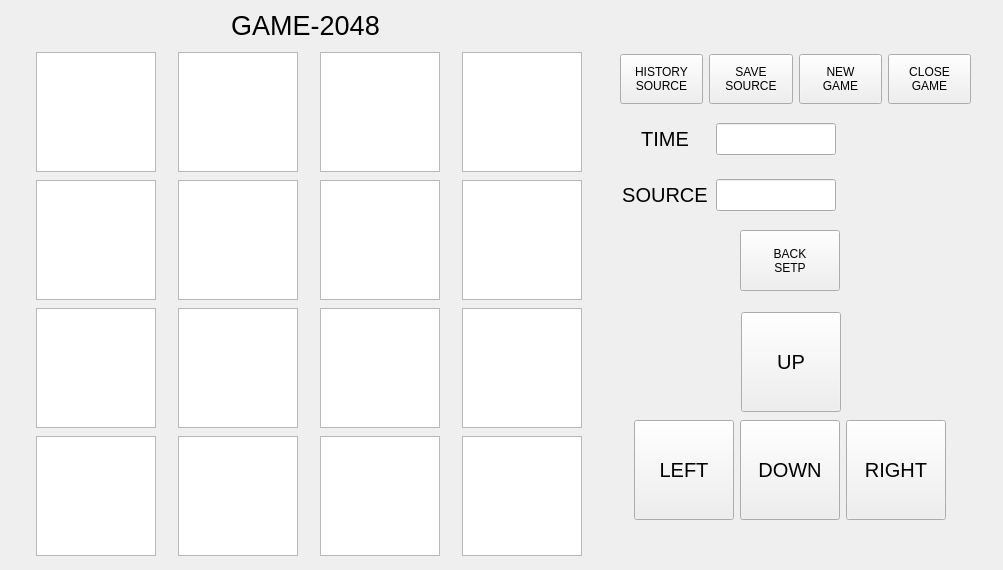
<?xml version="1.0" encoding="UTF-8"?>
<ui version="4.0">
 <class>MainWindow</class>
 <widget class="QMainWindow" name="MainWindow">
  <property name="geometry">
   <rect>
    <x>0</x>
    <y>0</y>
    <width>1003</width>
    <height>570</height>
   </rect>
  </property>
  <property name="font">
   <font>
    <pointsize>9</pointsize>
   </font>
  </property>
  <property name="focusPolicy">
   <enum>Qt::NoFocus</enum>
  </property>
  <property name="windowTitle">
   <string>MainWindow</string>
  </property>
  <widget class="QWidget" name="centralwidget">
   <widget class="QWidget" name="verticalLayoutWidget">
    <property name="geometry">
     <rect>
      <x>20</x>
      <y>50</y>
      <width>581</width>
      <height>511</height>
     </rect>
    </property>
    <layout class="QVBoxLayout" name="verticalLayout">
     <item>
      <layout class="QHBoxLayout" name="horizontalLayout_1">
       <item>
        <widget class="QTextEdit" name="num00">
         <property name="minimumSize">
          <size>
           <width>120</width>
           <height>120</height>
          </size>
         </property>
         <property name="maximumSize">
          <size>
           <width>120</width>
           <height>120</height>
          </size>
         </property>
         <property name="font">
          <font>
           <pointsize>30</pointsize>
          </font>
         </property>
         <property name="focusPolicy">
          <enum>Qt::StrongFocus</enum>
         </property>
         <property name="contextMenuPolicy">
          <enum>Qt::DefaultContextMenu</enum>
         </property>
         <property name="html">
          <string>&lt;!DOCTYPE HTML PUBLIC &quot;-//W3C//DTD HTML 4.0//EN&quot; &quot;http://www.w3.org/TR/REC-html40/strict.dtd&quot;&gt;
&lt;html&gt;&lt;head&gt;&lt;meta name=&quot;qrichtext&quot; content=&quot;1&quot; /&gt;&lt;style type=&quot;text/css&quot;&gt;
p, li { white-space: pre-wrap; }
&lt;/style&gt;&lt;/head&gt;&lt;body style=&quot; font-family:'SimSun'; font-size:30pt; font-weight:400; font-style:normal;&quot;&gt;
&lt;p style=&quot;-qt-paragraph-type:empty; margin-top:0px; margin-bottom:0px; margin-left:0px; margin-right:0px; -qt-block-indent:0; text-indent:0px; font-size:9pt;&quot;&gt;&lt;br /&gt;&lt;/p&gt;&lt;/body&gt;&lt;/html&gt;</string>
         </property>
        </widget>
       </item>
       <item>
        <widget class="QTextEdit" name="num01">
         <property name="minimumSize">
          <size>
           <width>120</width>
           <height>120</height>
          </size>
         </property>
         <property name="maximumSize">
          <size>
           <width>120</width>
           <height>120</height>
          </size>
         </property>
         <property name="font">
          <font>
           <pointsize>30</pointsize>
          </font>
         </property>
        </widget>
       </item>
       <item>
        <widget class="QTextEdit" name="num02">
         <property name="minimumSize">
          <size>
           <width>120</width>
           <height>120</height>
          </size>
         </property>
         <property name="maximumSize">
          <size>
           <width>120</width>
           <height>120</height>
          </size>
         </property>
         <property name="font">
          <font>
           <pointsize>30</pointsize>
          </font>
         </property>
        </widget>
       </item>
       <item>
        <widget class="QTextEdit" name="num03">
         <property name="minimumSize">
          <size>
           <width>120</width>
           <height>120</height>
          </size>
         </property>
         <property name="maximumSize">
          <size>
           <width>120</width>
           <height>120</height>
          </size>
         </property>
         <property name="font">
          <font>
           <pointsize>30</pointsize>
          </font>
         </property>
        </widget>
       </item>
      </layout>
     </item>
     <item>
      <layout class="QHBoxLayout" name="horizontalLayout_3">
       <item>
        <widget class="QTextEdit" name="num10">
         <property name="minimumSize">
          <size>
           <width>120</width>
           <height>120</height>
          </size>
         </property>
         <property name="maximumSize">
          <size>
           <width>120</width>
           <height>120</height>
          </size>
         </property>
         <property name="font">
          <font>
           <pointsize>30</pointsize>
          </font>
         </property>
        </widget>
       </item>
       <item>
        <widget class="QTextEdit" name="num11">
         <property name="minimumSize">
          <size>
           <width>120</width>
           <height>120</height>
          </size>
         </property>
         <property name="maximumSize">
          <size>
           <width>120</width>
           <height>120</height>
          </size>
         </property>
         <property name="font">
          <font>
           <pointsize>30</pointsize>
          </font>
         </property>
        </widget>
       </item>
       <item>
        <widget class="QTextEdit" name="num12">
         <property name="minimumSize">
          <size>
           <width>120</width>
           <height>120</height>
          </size>
         </property>
         <property name="maximumSize">
          <size>
           <width>120</width>
           <height>120</height>
          </size>
         </property>
         <property name="font">
          <font>
           <pointsize>30</pointsize>
          </font>
         </property>
        </widget>
       </item>
       <item>
        <widget class="QTextEdit" name="num13">
         <property name="minimumSize">
          <size>
           <width>120</width>
           <height>120</height>
          </size>
         </property>
         <property name="maximumSize">
          <size>
           <width>120</width>
           <height>120</height>
          </size>
         </property>
         <property name="font">
          <font>
           <pointsize>30</pointsize>
          </font>
         </property>
        </widget>
       </item>
      </layout>
     </item>
     <item>
      <layout class="QHBoxLayout" name="horizontalLayout_2">
       <item>
        <widget class="QTextEdit" name="num20">
         <property name="minimumSize">
          <size>
           <width>120</width>
           <height>120</height>
          </size>
         </property>
         <property name="maximumSize">
          <size>
           <width>120</width>
           <height>120</height>
          </size>
         </property>
         <property name="font">
          <font>
           <pointsize>30</pointsize>
          </font>
         </property>
        </widget>
       </item>
       <item>
        <widget class="QTextEdit" name="num21">
         <property name="minimumSize">
          <size>
           <width>120</width>
           <height>120</height>
          </size>
         </property>
         <property name="maximumSize">
          <size>
           <width>120</width>
           <height>120</height>
          </size>
         </property>
         <property name="font">
          <font>
           <pointsize>30</pointsize>
          </font>
         </property>
        </widget>
       </item>
       <item>
        <widget class="QTextEdit" name="num22">
         <property name="minimumSize">
          <size>
           <width>120</width>
           <height>120</height>
          </size>
         </property>
         <property name="maximumSize">
          <size>
           <width>120</width>
           <height>120</height>
          </size>
         </property>
         <property name="font">
          <font>
           <pointsize>30</pointsize>
          </font>
         </property>
        </widget>
       </item>
       <item>
        <widget class="QTextEdit" name="num23">
         <property name="minimumSize">
          <size>
           <width>120</width>
           <height>120</height>
          </size>
         </property>
         <property name="maximumSize">
          <size>
           <width>120</width>
           <height>120</height>
          </size>
         </property>
         <property name="font">
          <font>
           <pointsize>30</pointsize>
          </font>
         </property>
        </widget>
       </item>
      </layout>
     </item>
     <item>
      <layout class="QHBoxLayout" name="horizontalLayout_4">
       <item>
        <widget class="QTextEdit" name="num30">
         <property name="minimumSize">
          <size>
           <width>120</width>
           <height>120</height>
          </size>
         </property>
         <property name="maximumSize">
          <size>
           <width>120</width>
           <height>120</height>
          </size>
         </property>
         <property name="font">
          <font>
           <pointsize>30</pointsize>
          </font>
         </property>
        </widget>
       </item>
       <item>
        <widget class="QTextEdit" name="num31">
         <property name="minimumSize">
          <size>
           <width>120</width>
           <height>120</height>
          </size>
         </property>
         <property name="maximumSize">
          <size>
           <width>120</width>
           <height>120</height>
          </size>
         </property>
         <property name="font">
          <font>
           <pointsize>30</pointsize>
          </font>
         </property>
        </widget>
       </item>
       <item>
        <widget class="QTextEdit" name="num32">
         <property name="minimumSize">
          <size>
           <width>120</width>
           <height>120</height>
          </size>
         </property>
         <property name="maximumSize">
          <size>
           <width>120</width>
           <height>120</height>
          </size>
         </property>
         <property name="font">
          <font>
           <pointsize>30</pointsize>
          </font>
         </property>
        </widget>
       </item>
       <item>
        <widget class="QTextEdit" name="num33">
         <property name="minimumSize">
          <size>
           <width>120</width>
           <height>120</height>
          </size>
         </property>
         <property name="maximumSize">
          <size>
           <width>120</width>
           <height>120</height>
          </size>
         </property>
         <property name="font">
          <font>
           <pointsize>30</pointsize>
          </font>
         </property>
         <property name="html">
          <string>&lt;!DOCTYPE HTML PUBLIC &quot;-//W3C//DTD HTML 4.0//EN&quot; &quot;http://www.w3.org/TR/REC-html40/strict.dtd&quot;&gt;
&lt;html&gt;&lt;head&gt;&lt;meta name=&quot;qrichtext&quot; content=&quot;1&quot; /&gt;&lt;style type=&quot;text/css&quot;&gt;
p, li { white-space: pre-wrap; }
&lt;/style&gt;&lt;/head&gt;&lt;body style=&quot; font-family:'SimSun'; font-size:30pt; font-weight:400; font-style:normal;&quot;&gt;
&lt;p style=&quot;-qt-paragraph-type:empty; margin-top:0px; margin-bottom:0px; margin-left:0px; margin-right:0px; -qt-block-indent:0; text-indent:0px; font-size:9pt;&quot;&gt;&lt;br /&gt;&lt;/p&gt;&lt;/body&gt;&lt;/html&gt;</string>
         </property>
        </widget>
       </item>
      </layout>
     </item>
    </layout>
   </widget>
   <widget class="QLabel" name="titleLabel">
    <property name="geometry">
     <rect>
      <x>200</x>
      <y>10</y>
      <width>211</width>
      <height>31</height>
     </rect>
    </property>
    <property name="font">
     <font>
      <pointsize>20</pointsize>
     </font>
    </property>
    <property name="text">
     <string>GAME-2048</string>
    </property>
    <property name="alignment">
     <set>Qt::AlignCenter</set>
    </property>
   </widget>
   <widget class="QWidget" name="verticalLayoutWidget_2">
    <property name="geometry">
     <rect>
      <x>610</x>
      <y>310</y>
      <width>361</width>
      <height>213</height>
     </rect>
    </property>
    <layout class="QVBoxLayout" name="verticalLayout_2">
     <item>
      <layout class="QHBoxLayout" name="horizontalLayout_6">
       <item>
        <spacer name="horizontalSpacer">
         <property name="orientation">
          <enum>Qt::Horizontal</enum>
         </property>
         <property name="sizeHint" stdset="0">
          <size>
           <width>40</width>
           <height>20</height>
          </size>
         </property>
        </spacer>
       </item>
       <item>
        <widget class="QToolButton" name="buttonUp">
         <property name="minimumSize">
          <size>
           <width>100</width>
           <height>100</height>
          </size>
         </property>
         <property name="font">
          <font>
           <pointsize>15</pointsize>
          </font>
         </property>
         <property name="focusPolicy">
          <enum>Qt::StrongFocus</enum>
         </property>
         <property name="text">
          <string>UP</string>
         </property>
        </widget>
       </item>
       <item>
        <spacer name="horizontalSpacer_2">
         <property name="orientation">
          <enum>Qt::Horizontal</enum>
         </property>
         <property name="sizeHint" stdset="0">
          <size>
           <width>40</width>
           <height>20</height>
          </size>
         </property>
        </spacer>
       </item>
      </layout>
     </item>
     <item>
      <layout class="QHBoxLayout" name="horizontalLayout_5">
       <item>
        <spacer name="horizontalSpacer_3">
         <property name="orientation">
          <enum>Qt::Horizontal</enum>
         </property>
         <property name="sizeHint" stdset="0">
          <size>
           <width>40</width>
           <height>20</height>
          </size>
         </property>
        </spacer>
       </item>
       <item>
        <widget class="QToolButton" name="buttonLeft">
         <property name="minimumSize">
          <size>
           <width>100</width>
           <height>100</height>
          </size>
         </property>
         <property name="font">
          <font>
           <pointsize>15</pointsize>
          </font>
         </property>
         <property name="focusPolicy">
          <enum>Qt::StrongFocus</enum>
         </property>
         <property name="text">
          <string>LEFT</string>
         </property>
        </widget>
       </item>
       <item>
        <widget class="QToolButton" name="buttonDown">
         <property name="minimumSize">
          <size>
           <width>100</width>
           <height>100</height>
          </size>
         </property>
         <property name="font">
          <font>
           <pointsize>15</pointsize>
          </font>
         </property>
         <property name="focusPolicy">
          <enum>Qt::StrongFocus</enum>
         </property>
         <property name="text">
          <string>DOWN</string>
         </property>
        </widget>
       </item>
       <item>
        <widget class="QToolButton" name="buttonRight">
         <property name="minimumSize">
          <size>
           <width>100</width>
           <height>100</height>
          </size>
         </property>
         <property name="font">
          <font>
           <pointsize>15</pointsize>
          </font>
         </property>
         <property name="focusPolicy">
          <enum>Qt::StrongFocus</enum>
         </property>
         <property name="text">
          <string>RIGHT</string>
         </property>
        </widget>
       </item>
       <item>
        <spacer name="horizontalSpacer_4">
         <property name="orientation">
          <enum>Qt::Horizontal</enum>
         </property>
         <property name="sizeHint" stdset="0">
          <size>
           <width>40</width>
           <height>20</height>
          </size>
         </property>
        </spacer>
       </item>
      </layout>
     </item>
    </layout>
   </widget>
   <widget class="QWidget" name="verticalLayoutWidget_4">
    <property name="geometry">
     <rect>
      <x>620</x>
      <y>50</y>
      <width>351</width>
      <height>174</height>
     </rect>
    </property>
    <layout class="QVBoxLayout" name="verticalLayout_4">
     <item>
      <layout class="QHBoxLayout" name="horizontalLayout">
       <item>
        <widget class="QPushButton" name="buttonShowSource">
         <property name="minimumSize">
          <size>
           <width>70</width>
           <height>50</height>
          </size>
         </property>
         <property name="text">
          <string>HISTORY
SOURCE</string>
         </property>
        </widget>
       </item>
       <item>
        <widget class="QPushButton" name="buttonSaveSource">
         <property name="minimumSize">
          <size>
           <width>70</width>
           <height>50</height>
          </size>
         </property>
         <property name="text">
          <string>SAVE
SOURCE</string>
         </property>
        </widget>
       </item>
       <item>
        <widget class="QPushButton" name="buttonNewGame">
         <property name="minimumSize">
          <size>
           <width>70</width>
           <height>50</height>
          </size>
         </property>
         <property name="maximumSize">
          <size>
           <width>16777215</width>
           <height>16777215</height>
          </size>
         </property>
         <property name="font">
          <font>
           <pointsize>9</pointsize>
          </font>
         </property>
         <property name="text">
          <string>NEW
GAME</string>
         </property>
        </widget>
       </item>
       <item>
        <widget class="QPushButton" name="buttonCloseGame">
         <property name="minimumSize">
          <size>
           <width>70</width>
           <height>50</height>
          </size>
         </property>
         <property name="font">
          <font>
           <pointsize>9</pointsize>
          </font>
         </property>
         <property name="text">
          <string>CLOSE
GAME</string>
         </property>
        </widget>
       </item>
      </layout>
     </item>
     <item>
      <layout class="QVBoxLayout" name="verticalLayout_3">
       <item>
        <layout class="QHBoxLayout" name="horizontalLayout_7">
         <item>
          <widget class="QLabel" name="timeLabel">
           <property name="minimumSize">
            <size>
             <width>90</width>
             <height>50</height>
            </size>
           </property>
           <property name="font">
            <font>
             <pointsize>15</pointsize>
            </font>
           </property>
           <property name="text">
            <string>TIME</string>
           </property>
           <property name="alignment">
            <set>Qt::AlignCenter</set>
           </property>
          </widget>
         </item>
         <item>
          <widget class="QLineEdit" name="timeLineEdit">
           <property name="minimumSize">
            <size>
             <width>120</width>
             <height>0</height>
            </size>
           </property>
           <property name="maximumSize">
            <size>
             <width>120</width>
             <height>16777215</height>
            </size>
           </property>
           <property name="font">
            <font>
             <pointsize>15</pointsize>
            </font>
           </property>
           <property name="cursor">
            <cursorShape>IBeamCursor</cursorShape>
           </property>
           <property name="focusPolicy">
            <enum>Qt::StrongFocus</enum>
           </property>
          </widget>
         </item>
         <item>
          <spacer name="horizontalSpacer_5">
           <property name="orientation">
            <enum>Qt::Horizontal</enum>
           </property>
           <property name="sizeHint" stdset="0">
            <size>
             <width>40</width>
             <height>20</height>
            </size>
           </property>
          </spacer>
         </item>
        </layout>
       </item>
       <item>
        <layout class="QHBoxLayout" name="horizontalLayout_8">
         <item>
          <widget class="QLabel" name="sourceLabel">
           <property name="minimumSize">
            <size>
             <width>90</width>
             <height>50</height>
            </size>
           </property>
           <property name="font">
            <font>
             <pointsize>15</pointsize>
            </font>
           </property>
           <property name="text">
            <string>SOURCE</string>
           </property>
           <property name="alignment">
            <set>Qt::AlignCenter</set>
           </property>
          </widget>
         </item>
         <item>
          <widget class="QLineEdit" name="sourceLineEdit">
           <property name="minimumSize">
            <size>
             <width>120</width>
             <height>0</height>
            </size>
           </property>
           <property name="maximumSize">
            <size>
             <width>120</width>
             <height>16777215</height>
            </size>
           </property>
           <property name="font">
            <font>
             <pointsize>15</pointsize>
            </font>
           </property>
           <property name="cursor">
            <cursorShape>IBeamCursor</cursorShape>
           </property>
          </widget>
         </item>
         <item>
          <spacer name="horizontalSpacer_6">
           <property name="orientation">
            <enum>Qt::Horizontal</enum>
           </property>
           <property name="sizeHint" stdset="0">
            <size>
             <width>40</width>
             <height>20</height>
            </size>
           </property>
          </spacer>
         </item>
        </layout>
       </item>
      </layout>
     </item>
    </layout>
   </widget>
   <widget class="QPushButton" name="buttonBackStep">
    <property name="geometry">
     <rect>
      <x>740</x>
      <y>230</y>
      <width>100</width>
      <height>61</height>
     </rect>
    </property>
    <property name="text">
     <string>BACK
SETP</string>
    </property>
   </widget>
  </widget>
  <action name="actions">
   <property name="text">
    <string>s</string>
   </property>
  </action>
 </widget>
 <resources/>
 <connections/>
</ui>
